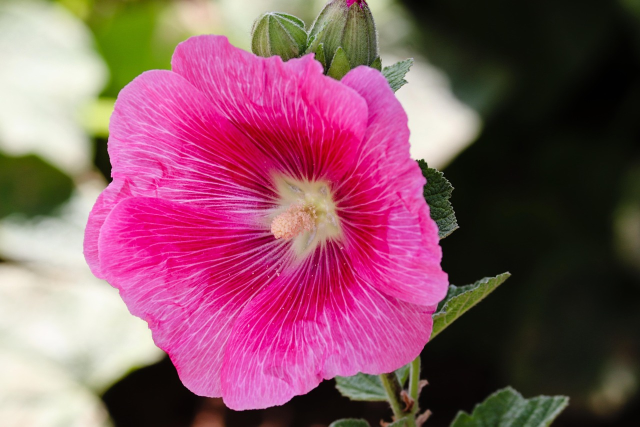
#> input picture flower.jpg, 1280 x 853 px, given in place of the camera (shown at 1/2 size)
$ python CW_less11.py
#> lines starting #> are read from the running program, lines starting #| are printed output that depends on the picture; after the words box and inside, x2 and y2 are one past the last pixel; in counts of white or black regions, pixels touching at a corner belong together
import cv2
import numpy as np
from sklearn.model_selection import train_test_split
from sklearn.neighbors import KNeighborsClassifier

X = []
y = []

colors = {
    "red": (0, 0, 255),
    "green": (0, 255, 0),
    "blue": (255, 0, 0),
    "yellow": (0, 255, 255),
    "orange": (0, 128, 255),
    "purple": (255, 0, 255),
    "pink": (180, 105, 255),
    "white": (255, 255, 255)
}


for color_name, bgr in colors.items():
        for i in range(20):
            noise = np.random.randint(-20, 20, 3)
            sample = np.clip(np.array(bgr) + noise, 0, 255)
            X.append(sample)
            y.append(color_name)

def shape_recognition(cnt):
    perimeter = cv2.arcLength(cnt, True)
    approx = cv2.approxPolyDP(cnt, 0.04 * perimeter, True)
    corners = len(approx)

    x, y, w, h = cv2.boundingRect(cnt)

    aspect_ratio = w / h
    if corners == 3:
        return "Triangle"
    elif corners == 4:
        if 0.9 < aspect_ratio < 1.2:
            return "Square"
        if 3 > aspect_ratio > 1.4:
            return "Rectangle"
    else:
        if corners > 7:
            return "Circle"
        else:
            return "Unknown"

X_train, X_test, y_train, y_test = train_test_split(X, y, test_size = 0.3, stratify = y)
model = KNeighborsClassifier(n_neighbors=3)
model.fit(X_train, y_train)

cap = cv2.VideoCapture(0)
while True:
    ret, frame = cap.read()
#> frame is the input picture: shape (853, 1280, 3); mean B, G, R 101.2, 84, 137.6
    if not(ret):
        break
    frame = cv2.flip(frame, 1)
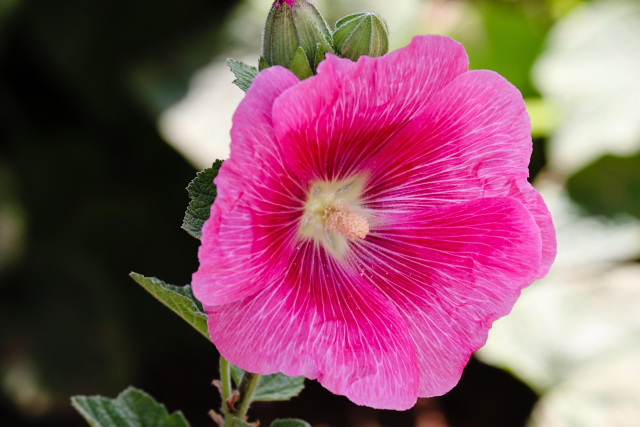
#> frame: shape (853, 1280, 3) (shown at 1/2 size); mean B, G, R 101.2, 84, 137.6
    hsv = cv2.cvtColor(frame, cv2.COLOR_BGR2HSV)
#> hsv: shape (853, 1280, 3); mean H, S, V 79.1, 128.3, 140.5

    mask = cv2.inRange(hsv, (30, 30, 30), (225, 225, 225))
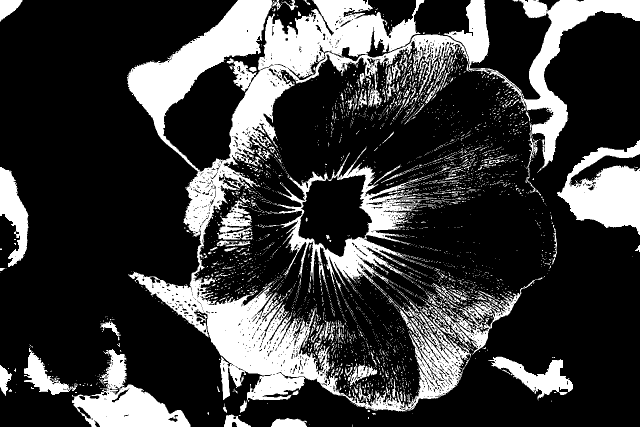
#> mask: shape (853, 1280) (shown at 1/2 size); 23.8% white; 3403 white regions (3161 under 20 px), largest, box (x1, y1, x2, y2) and area: (254, 0, 1280, 823) 154799, (548, 295, 862, 596) 19177, (1114, 280, 1280, 470) 17195
    mask = cv2.morphologyEx(mask, cv2.MORPH_OPEN, np.ones((5, 5), np.uint8))
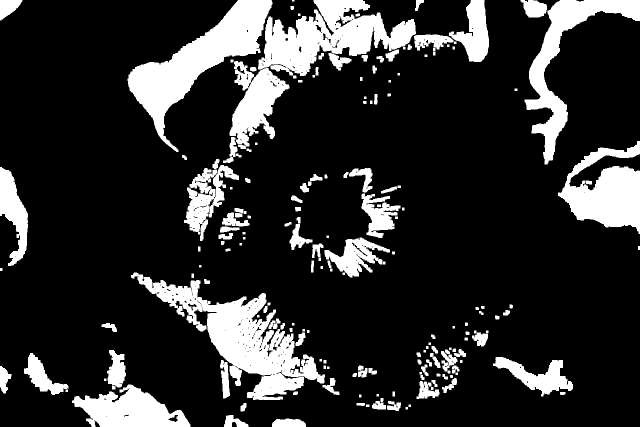
#> mask: shape (853, 1280) (shown at 1/2 size); 18% white; 180 white regions (1 under 20 px), largest, box (x1, y1, x2, y2) and area: (262, 545, 650, 800) 29997, (255, 0, 545, 304) 25889, (516, 0, 832, 157) 23802
    mask = cv2.morphologyEx(mask, cv2.MORPH_CLOSE, np.ones((3, 3), np.uint8))
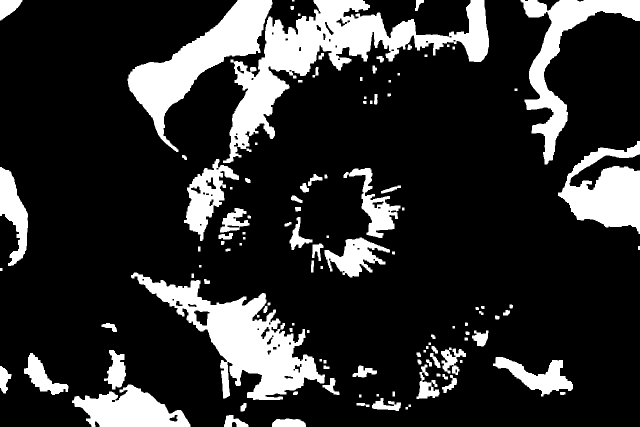
#> mask: shape (853, 1280) (shown at 1/2 size); 18.3% white; 119 white regions (1 under 20 px)


    contours, _ = cv2.findContours(mask, cv2.RETR_EXTERNAL, cv2.CHAIN_APPROX_SIMPLE)
#> contours = 119 contours, 21 with area under 20; largest, box (x1, y1, x2, y2) and area: (446, 0, 978, 326) 43142, (262, 545, 650, 800) 33046, (255, 0, 545, 304) 25431, (1041, 0, 1280, 329) 17255, (1116, 282, 1280, 468) 16314
    for cnt in contours:
        area = cv2.contourArea(cnt)
        if area > 3000:
            x, y, w, h = cv2.boundingRect(cnt)
            shape = shape_recognition(cnt)
            roi = frame[y:y + h, x:x + w]

            mean_color = cv2.mean(roi)[:3]
            mean_color_array = np.array(mean_color).reshape((1, -1))
            color_label = model.predict(mean_color_array)[0]
            cv2.rectangle(frame, (x, y), (x+w, y+h), (255,255,255), 2)
            cv2.putText(frame, f"{color_label} {shape}", (x, y-10), cv2.FONT_HERSHEY_SIMPLEX, 0.7, (0,255,0), 2)
#> this loop made 119 passes
#> (area, perimeter in shape_recognition, approx in shape_recognition, corners in shape_recognition) on passes 13, 58: (11493, 723.4, [[144, 801], [183, 852], [380, 852], [262, 769]], 4), (33046, 2192.3, [[262, 550], [446, 796], [648, 765], [530, 587]], 4)
#> (area, perimeter in shape_recognition, corners in shape_recognition, aspect_ratio in shape_recognition) on pass 27: (4912, 515.9, 5, 2.03)
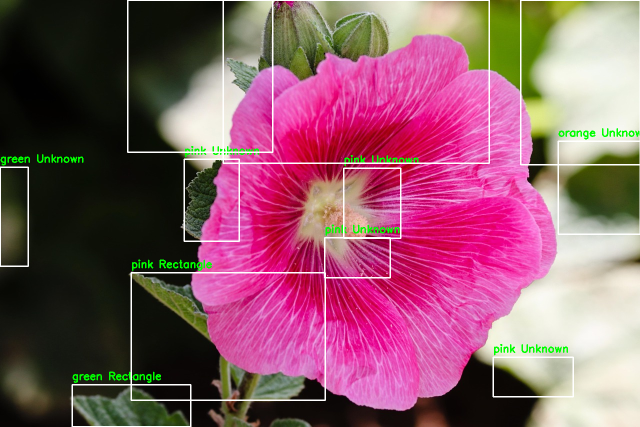
#> frame: shape (853, 1280, 3) (shown at 1/2 size); 2.96% of pixels changed, all inside (x1, y1, x2, y2) = (0, 0, 1280, 853)
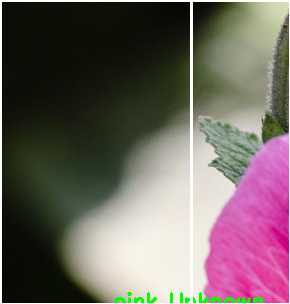
#> roi: shape (304, 290, 3); mean B, G, R 97, 100.5, 111.4


    cv2.imshow("color and shape", frame)
    if cv2.waitKey(1) & 0xFF == ord('q'):
#> (key q is pressed here)
        break


cap.release()
cv2.destroyAllWindows()
